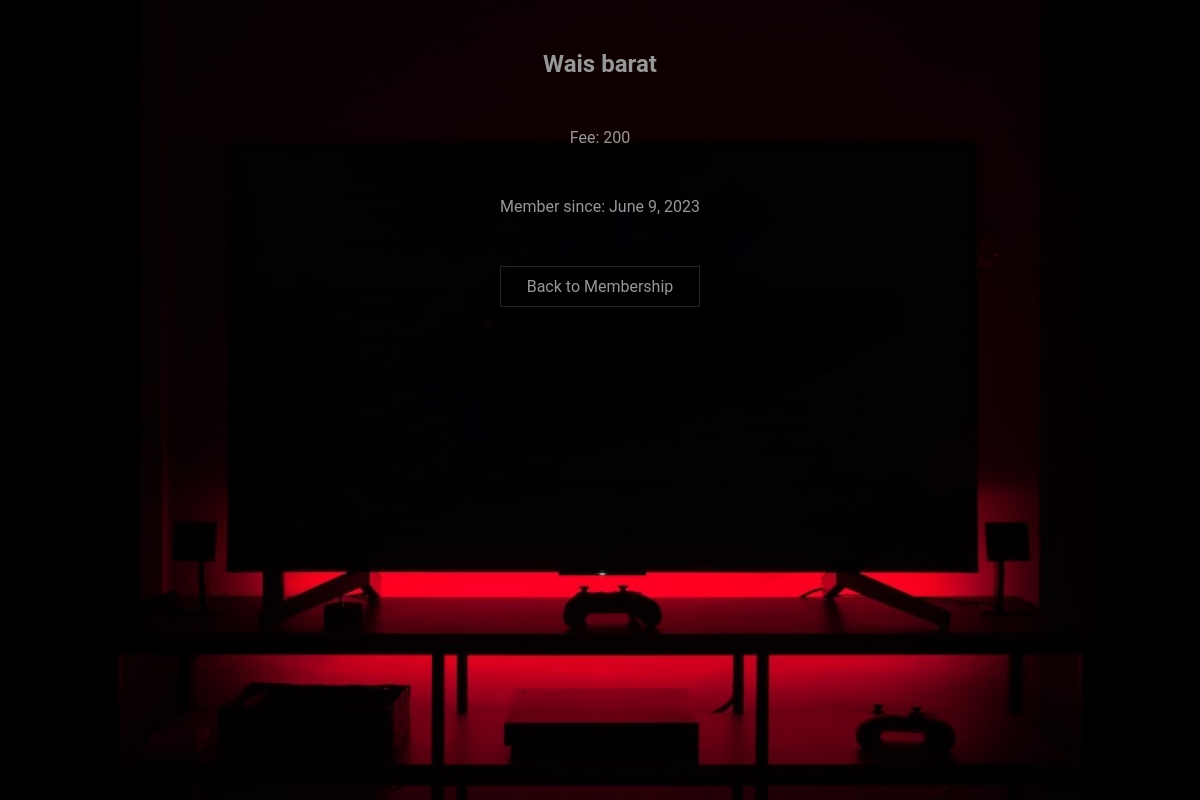
Screenshot of /all_members/info/6 with the database file from the repository.
### mva/models.py (models this page shows, shortened)
class membership(models.Model):
  firstname = models.CharField(max_length=255)
  lastname = models.CharField(max_length=255)
  Monthly_fee = models.IntegerField(null=True)
  joined_date = models.DateField(null=True)

### mva/views.py (the view)
# urls.py: path('all_members/info/<int:id>', views.info, name='info'),
def info(request, id):
  mymember = membership.objects.get(id=id)
  template = loader.get_template('info.html')
  context = {
    'mymember': mymember,
  }
  return HttpResponse(template.render(context, request))

### mva/templates/info.html (shortened to what this page needs)
{% extends "master.html" %}
{% load static %}
{% block content %}
<section class="infopage">
<h1>{{ mymember.firstname }} {{ mymember.lastname }}</h1>
<p>Fee: {{ mymember.Monthly_fee }}</p>
<p>Member since: {{ mymember.joined_date }}</p>
<p><a href="/all_members">Back to Membership</a></p>
</section>
{% endblock %}

### mva/static/style.css (style rules this page uses)
* { margin: 0; padding: 0; box-sizing: border-box; }
body { position: relative; background-color: #f0f0f0; font-family: 'roboto', sans-serif; }
:root { --glow-color: hsl(11, 94%, 48%); }
*, *::before, *::after { box-sizing: border-box; }
.infopage { min-height: 100vh; background: url(./img/bgc-membership.jpg) no-repeat center center/cover; color: #979797; }
.infopage h1 { display: flex; justify-content: center; align-items: center; padding-top: 50px; }
.infopage p { display: flex; justify-content: center; align-items: center; margin-top: 50px; }
.infopage a { color: #979797; text-decoration: none; border: 1px solid #242424; display: flex; justify-content: center; width: 200px; padding: 10px; transition: transform 0.2s, box-shadow 0.2s; }

### rows the page displays
membership: firstname "Wais", lastname "barat", Monthly_fee "200", joined_date "June 9, 2023"
